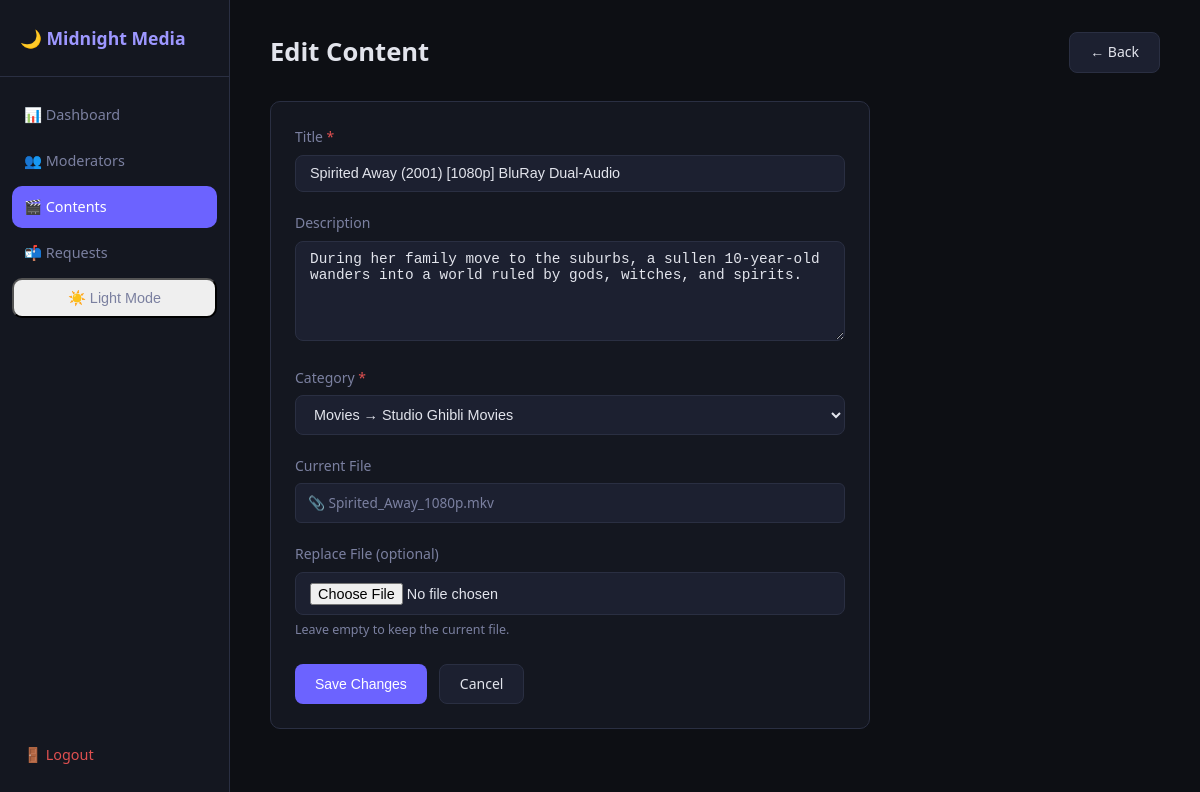
Screenshot of /index.php?page=admin&action=edit&id=1 (signed in) with the database file from the repository.
### tables this page shows
CREATE TABLE IF NOT EXISTS contents (
    id INT AUTO_INCREMENT PRIMARY KEY,
    title VARCHAR(255) NOT NULL,
    description TEXT,
    file_path VARCHAR(255) NOT NULL,
    category_id INT DEFAULT NULL,
    uploader_id INT DEFAULT NULL,
    download_count INT DEFAULT 0,
    uploaded_at TIMESTAMP DEFAULT CURRENT_TIMESTAMP,
    FOREIGN KEY (category_id) REFERENCES categories(id) ON DELETE SET NULL,
    FOREIGN KEY (uploader_id) REFERENCES users(id) ON DELETE SET NULL
);

### controllers/AdminController.php (called while the page is built, shortened)
<?php
require_once __DIR__ . '/../models/Content.php';
require_once __DIR__ . '/../models/Category.php';
class AdminController {
    public function editContent(): void {
        $id = filter_input(INPUT_GET, 'id', FILTER_VALIDATE_INT)
            ?? filter_input(INPUT_POST, 'content_id', FILTER_VALIDATE_INT);
        $contentModel = new Content();
        $content      = $contentModel->findById($id);
        $categoryModel = new Category();
        $categories    = $categoryModel->getAll();
        require __DIR__ . '/../views/admin/edit_content.php';
    }
}

### config/db.php (called while the page is built, shortened)
<?php
    function getDB(): PDO {
        static $pdo=null;
        if($pdo===null){
            try{
                $pdo=new PDO(
                    "mysql:host=".DB_HOST.";dbname=".DB_NAME.";charset=utf8mb4",
                    DB_USER,
                    DB_PASS,
                    [
                        PDO::ATTR_ERRMODE            => PDO::ERRMODE_EXCEPTION,
                        PDO::ATTR_DEFAULT_FETCH_MODE => PDO::FETCH_ASSOC,
                        PDO::ATTR_EMULATE_PREPARES   => false,
                    ]
                );
            }catch(PDOException $e){
                die(json_encode(['error'=>'Database connection failed.']));
            }
        }
        return $pdo;
    }
?>

### models/Content.php (called while the page is built, shortened)
<?php
require_once __DIR__ . '/../config/db.php';
class Content {
    private PDO $db;
    public function __construct() {
        $this->db = getDB();
    }
    public function findById(int $id): array|false {
        $stmt = $this->db->prepare(
            "SELECT c.*, cat.name AS category_name
             FROM contents c
             LEFT JOIN categories cat ON c.category_id = cat.id
             WHERE c.id = ?"
        );
        $stmt->execute([$id]);
        return $stmt->fetch();
    }
}

### models/Category.php (called while the page is built, shortened)
<?php
require_once __DIR__ . '/../config/db.php';
class Category {
    private PDO $db;
    public function __construct() {
        $this->db = getDB();
    }
    public function getAll(): array {
        $stmt = $this->db->query(
            "SELECT c.*, p.name AS parent_name
             FROM categories c
             LEFT JOIN categories p ON c.parent_id = p.id
             ORDER BY c.parent_id ASC, c.name ASC"
        );
        return $stmt->fetchAll();
    }
}

### views/admin/edit_content.php (the view, shortened to what this page needs)
<?php require __DIR__ . '/../layouts/header.php'; ?>
<div class="admin-container">
    <div class="admin-sidebar">
        <div class="sidebar-brand">🌙 Midnight Media</div>
        <nav class="sidebar-nav">
            <a href="?page=admin&action=dashboard" class="nav-link">📊 Dashboard</a>
            <a href="?page=admin&action=moderators" class="nav-link">👥 Moderators</a>
            <a href="?page=admin&action=contents" class="nav-link active">🎬 Contents</a>
            <a href="?page=admin&action=requests" class="nav-link">📬 Requests</a>
            <button class="nav-link theme-toggle" onclick="toggleTheme()" id="theme-btn">
                ☀️ Light Mode
            </button>
            <a href="?page=auth&action=logout" class="nav-link logout">🚪 Logout</a>
        </nav>
    </div>
    <main class="admin-main">
        <div class="page-header">
            <h1>Edit Content</h1>
            <a href="?page=admin&action=contents" class="btn btn-secondary">← Back</a>
        </div>
        <div class="card form-card">
            <form method="POST" action="?page=admin&action=edit"
                  enctype="multipart/form-data" id="edit-form" novalidate>
                <div class="form-group">
                    <label for="title">Title <span class="required">*</span></label>
                    <input type="text" id="title" name="title"
                           value="<?= htmlspecialchars($content['title']) ?>"
                           class="form-input" required>
                </div>
                <div class="form-group">
                    <label for="description">Description</label>
                    <textarea id="description" name="description"
                              class="form-input form-textarea" rows="4"><?= htmlspecialchars($content['description'] ?? '') ?></textarea>
                </div>
                <div class="form-group">
                    <label for="category_id">Category <span class="required">*</span></label>
                    <select id="category_id" name="category_id" class="form-input" required>
                        <?php foreach ($categories as $cat): ?>
                            <option value="<?= $cat['id'] ?>"
                                <?= ($content['category_id'] == $cat['id']) ? 'selected' : '' ?>>
                                <?= htmlspecialchars(($cat['parent_name'] ? $cat['parent_name'] . ' → ' : '') . $cat['name']) ?>
                            </option>
                        <?php endforeach; ?>
                    </select>
                </div>
                <div class="form-group">
                    <label>Current File</label>
                    <div class="current-file">
                        📎 <?= htmlspecialchars(basename($content['file_path'])) ?>
                    </div>
                </div>
                <div class="form-group">
                    <label for="content_file">Replace File (optional)</label>
                    <input type="file" id="content_file" name="content_file"
                           class="form-input file-input"
                           accept=".mp4,.mkv,.avi,.zip,.rar,.exe,.iso,.pdf">
                    <small class="form-hint">Leave empty to keep the current file.</small>
                </div>
                <div class="form-actions">
                    <button type="submit" class="btn btn-primary">Save Changes</button>
                    <a href="?page=admin&action=contents" class="btn btn-secondary">Cancel</a>
                </div>
            </form>
        </div>
    </main>
</div>
<?php require __DIR__ . '/../layouts/footer.php'; ?>

### public/css/style.css (style rules this page uses)
:root { --bg: #0d0f14; --bg2: #141720; --bg3: #1c2030; --border: #2a2f42; --text: #e2e4ec; --muted: #7b80a0; --accent: #6c63ff; --accent2: #9d97ff; --danger: #e05050; --success: #3dbd7a; --warning: #e09a30; --radius: 10px; --sidebar-w: 230px; }
* { box-sizing: border-box; margin: 0; padding: 0; }
body { background: var(--bg); color: var(--text); font-family: 'Segoe UI', system-ui, sans-serif; font-size: 15px; line-height: 1.6; }
.admin-container { display: flex; min-height: 100vh; }
.admin-sidebar { width: var(--sidebar-w); background: var(--bg2); border-right: 1px solid var(--border); display: flex; flex-direction: column; position: sticky; top: 0; height: 100vh; padding: 1.5rem 0; }
.sidebar-brand { font-size: 1.1rem; font-weight: 700; color: var(--accent2); padding: 0 1.25rem 1.5rem; border-bottom: 1px solid var(--border); margin-bottom: 1rem; }
.sidebar-nav { display: flex; flex-direction: column; gap: 0.25rem; padding: 0 0.75rem; flex: 1; }
.nav-link { display: block; padding: 0.6rem 0.75rem; border-radius: var(--radius); color: var(--muted); text-decoration: none; font-size: 0.9rem; transition: all 0.15s; }
.nav-link.active { background: var(--accent); color: #fff; }
.nav-link.logout { margin-top: auto; color: var(--danger); }
.admin-main { flex: 1; padding: 2rem 2.5rem; max-width: 1100px; overflow-x: auto; }
.page-header { display: flex; align-items: center; justify-content: space-between; margin-bottom: 1.75rem; gap: 1rem; }
.page-header h1 { font-size: 1.6rem; font-weight: 700; color: var(--text); }
.card { background: var(--bg2); border: 1px solid var(--border); border-radius: var(--radius); padding: 1.5rem; margin-bottom: 1.5rem; }
.btn { display: inline-block; padding: 0.5rem 1.25rem; border-radius: 8px; border: none; cursor: pointer; font-size: 0.875rem; font-weight: 500; text-decoration: none; transition: opacity 0.15s, transform 0.1s; white-space: nowrap; }
.btn-primary { background: var(--accent); color: #fff; }
.btn-secondary { background: var(--bg3); color: var(--text); border: 1px solid var(--border); }
.form-card { max-width: 600px; }
.form-group { margin-bottom: 1.25rem; }
.form-group label { display: block; font-size: 0.875rem; font-weight: 500; color: var(--muted); margin-bottom: 0.4rem; }
.form-input { width: 100%; background: var(--bg3); border: 1px solid var(--border); color: var(--text); border-radius: 8px; padding: 0.6rem 0.875rem; font-size: 0.9rem; transition: border-color 0.15s; outline: none; }
.form-textarea { resize: vertical; min-height: 100px; }
.form-hint { display: block; color: var(--muted); font-size: 0.78rem; margin-top: 0.3rem; }
.required { color: var(--danger); }
.form-actions { display: flex; gap: 0.75rem; margin-top: 1.5rem; }
.current-file { padding: 0.5rem 0.75rem; background: var(--bg3); border-radius: 6px; font-size: 0.85rem; border: 1px solid var(--border); color: var(--muted); }

### rows the page displays
contents: title "Spirited Away (2001) [1080p] BluRay Dual-Audio", description "During her family move to the suburbs, a sullen 10-year-old wanders into a world ruled by gods, witches, and spirits.", category_id "Movies → Studio Ghibli Movies", file_path "Spirited_Away_1080p.mkv"
